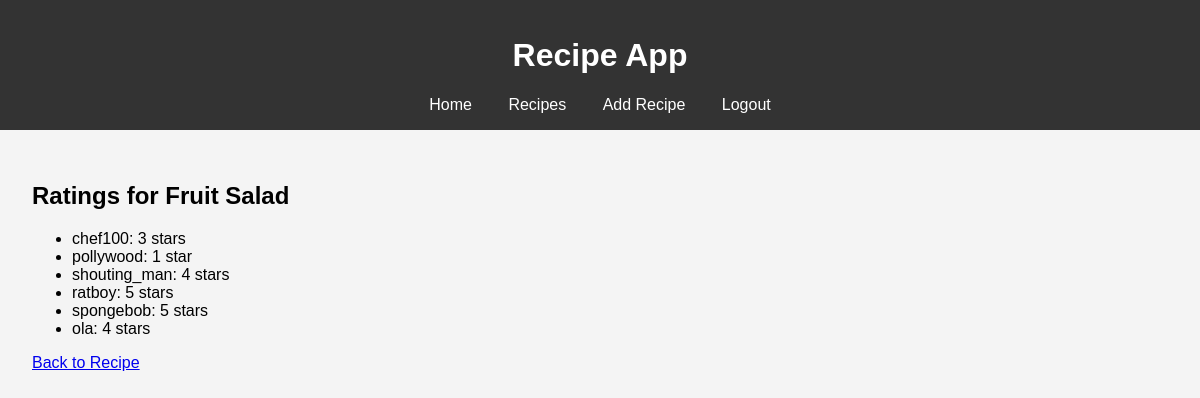
Page /user/shouting_man/view_ratings/1 on the committed database.
### models.py (models this page shows, shortened)
class Recipe(db.Model):
    id = db.Column(db.Integer, primary_key=True)
    name = db.Column(db.String(100), nullable=False)
    dish_category = db.Column(db.String(50), nullable=False)
    cuisine = db.Column(db.String(50), nullable=False)
    cooking_time = db.Column(db.Integer, nullable=False)  # cooking time in minutes
    recipe_steps = db.Column(db.Text, nullable=False)
    user_id = db.Column(db.String(80), db.ForeignKey('user.username'), nullable=False)
    ingredients = db.relationship('RecipeIngredient', backref='recipe', lazy=True)
    favourites = db.relationship('Favourite', backref='recipe', lazy=True)
    ratings = db.relationship('Rating', backref='recipe', lazy=True)

class Rating(db.Model):
    user_id = db.Column(db.String(80), db.ForeignKey('user.username'), primary_key=True, nullable=False)
    recipe_id = db.Column(db.Integer, db.ForeignKey('recipe.id'), primary_key=True, nullable=False)
    rating = db.Column(db.Integer, nullable=False)  # rating between 0 to 5

class User(db.Model):
    username = db.Column(db.String(80), primary_key=True, nullable=False)
    name = db.Column(db.String(120), nullable=False)
    password = db.Column(db.String(128), nullable=False)
    recipes = db.relationship('Recipe', backref='poster', lazy=True)
    favourites = db.relationship('Favourite', backref='user', lazy=True)
    ratings = db.relationship('Rating', backref='user', lazy=True)

### app.py (the view)
@app.route('/user/<string:user_id>/view_ratings/<int:recipe_id>')
def view_ratings(user_id, recipe_id):
    recipe = Recipe.query.get_or_404(recipe_id)
    ratings = Rating.query.filter_by(recipe_id=recipe_id).all()
    return render_template('view_ratings.html', recipe=recipe, ratings=ratings)

### app.py (called while the page is built)
def export_db():
    data = {
        'users': [user.__dict__ for user in User.query.all()],
        'recipes': [recipe.__dict__ for recipe in Recipe.query.all()],
        'ingredients': [ingredient.__dict__ for ingredient in Ingredient.query.all()],
        'recipe_ingredients': [ri.__dict__ for ri in RecipeIngredient.query.all()],
        'favourites': [f.__dict__ for f in Favourite.query.all()],
        'ratings': [r.__dict__ for r in Rating.query.all()]
    }
    for table in data.values():
        for entry in table:
            entry.pop('_sa_instance_state', None)
    with open('db_export.json', 'w') as f:
        json.dump(data, f)

@app.teardown_appcontext
def shutdown_session(exception=None):
    export_db()

### templates/view_ratings.html
{% extends 'user_base.html' %}
{% block content %}
    <h2>Ratings for {{ recipe.name }}</h2>
    <ul>
        {% for rating in ratings %}
            <li>{{ rating.user.username }}: {{ rating.rating }} star{{ 's' if rating.rating != 1 else '' }}</li>
        {% endfor %}
    </ul>
    <a href="{{ url_for('recipe', recipe_id=recipe.id, user_id = session.username) }}">Back to Recipe</a>
{% endblock %}

### static/styles.css (style rules this page uses)
body { font-family: Arial, sans-serif; margin: 0; padding: 0; background-color: #f4f4f4; }

### rows in the picture
Recipe: name "Fruit Salad"
Rating: user.username "chef100", rating "3", rating "s"
Rating: user.username "pollywood", rating "1"
Rating: user.username "shouting_man", rating "4", rating "s"
Rating: user.username "ratboy", rating "5", rating "s"
Rating: user.username "spongebob", rating "5", rating "s"
Rating: user.username "ola", rating "4", rating "s"
